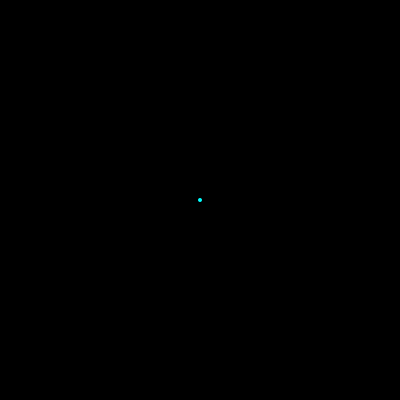
Frame 1 (no input)
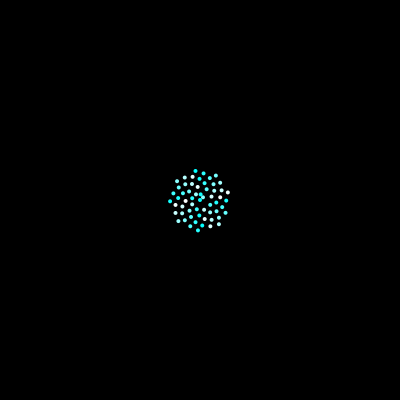
Frame 60 (the mouse pressed at the canvas centre just before this capture)
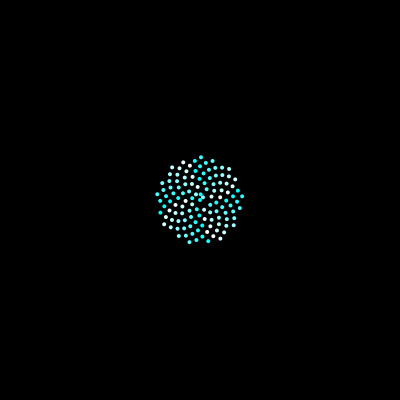
Frame 120 (the mouse held since frame 60 and released just before this capture)

The Processing sketch that drew these frames (run headless with seeded random() and noise(); from frame 60 on, the mouse is pressed at the canvas centre):

// Processing sketch: Pretty_Circles
// ── Pretty_Circles.pde
float n = 0;
float c = 4;

void setup() {
  size(400, 400);
  background(0);
}

void draw() {
  
  float a = n * 137.5;
  float r = c * sqrt(n);
  float x = r * cos(a) + width / 2;
  float y = r * sin(a) + height / 2;
  fill(a % 256, 255, 255);
  noStroke();
  ellipse(x, y, 4, 4);
  n++;
}
